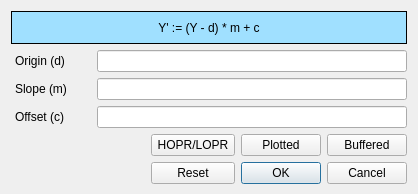
<?xml version="1.0" encoding="UTF-8"?>
<ui version="4.0">
 <class>QEStripChartAdjustPVDialog</class>
 <widget class="QWidget" name="QEStripChartAdjustPVDialog">
  <property name="geometry">
   <rect>
    <x>0</x>
    <y>0</y>
    <width>418</width>
    <height>194</height>
   </rect>
  </property>
  <property name="windowTitle">
   <string>Strip Chart Times</string>
  </property>
  <widget class="QWidget" name="layoutWidget">
   <property name="geometry">
    <rect>
     <x>11</x>
     <y>11</y>
     <width>396</width>
     <height>173</height>
    </rect>
   </property>
   <layout class="QVBoxLayout" name="verticalLayout">
    <item>
     <widget class="QLabel" name="title">
      <property name="minimumSize">
       <size>
        <width>0</width>
        <height>18</height>
       </size>
      </property>
      <property name="styleSheet">
       <string notr="true">QWidget  { background-color: #a0e0ff; }</string>
      </property>
      <property name="frameShape">
       <enum>QFrame::Box</enum>
      </property>
      <property name="frameShadow">
       <enum>QFrame::Plain</enum>
      </property>
      <property name="text">
       <string>Y' := (Y - d) * m + c</string>
      </property>
      <property name="alignment">
       <set>Qt::AlignCenter</set>
      </property>
     </widget>
    </item>
    <item>
     <layout class="QHBoxLayout" name="horizontalLayout">
      <item>
       <widget class="QLabel" name="label">
        <property name="minimumSize">
         <size>
          <width>80</width>
          <height>0</height>
         </size>
        </property>
        <property name="text">
         <string>Origin (d)   </string>
        </property>
        <property name="indent">
         <number>4</number>
        </property>
       </widget>
      </item>
      <item>
       <widget class="QLineEdit" name="originEdit">
        <property name="minimumSize">
         <size>
          <width>240</width>
          <height>0</height>
         </size>
        </property>
        <property name="maxLength">
         <number>22</number>
        </property>
       </widget>
      </item>
     </layout>
    </item>
    <item>
     <layout class="QHBoxLayout" name="horizontalLayout_2">
      <item>
       <widget class="QLabel" name="label_2">
        <property name="minimumSize">
         <size>
          <width>80</width>
          <height>0</height>
         </size>
        </property>
        <property name="text">
         <string>Slope (m)</string>
        </property>
        <property name="indent">
         <number>4</number>
        </property>
       </widget>
      </item>
      <item>
       <widget class="QLineEdit" name="slopeEdit">
        <property name="minimumSize">
         <size>
          <width>240</width>
          <height>0</height>
         </size>
        </property>
        <property name="maxLength">
         <number>22</number>
        </property>
       </widget>
      </item>
     </layout>
    </item>
    <item>
     <layout class="QHBoxLayout" name="horizontalLayout_5">
      <item>
       <widget class="QLabel" name="label_3">
        <property name="minimumSize">
         <size>
          <width>80</width>
          <height>0</height>
         </size>
        </property>
        <property name="text">
         <string>Offset (c)</string>
        </property>
        <property name="indent">
         <number>4</number>
        </property>
       </widget>
      </item>
      <item>
       <widget class="QLineEdit" name="offsetEdit">
        <property name="minimumSize">
         <size>
          <width>240</width>
          <height>0</height>
         </size>
        </property>
        <property name="maxLength">
         <number>22</number>
        </property>
       </widget>
      </item>
     </layout>
    </item>
    <item>
     <layout class="QHBoxLayout" name="horizontalLayout_4">
      <item>
       <spacer name="horizontalSpacer_2">
        <property name="orientation">
         <enum>Qt::Horizontal</enum>
        </property>
        <property name="sizeHint" stdset="0">
         <size>
          <width>128</width>
          <height>20</height>
         </size>
        </property>
       </spacer>
      </item>
      <item>
       <widget class="QPushButton" name="loprHoprButton">
        <property name="minimumSize">
         <size>
          <width>84</width>
          <height>0</height>
         </size>
        </property>
        <property name="text">
         <string>HOPR/LOPR</string>
        </property>
       </widget>
      </item>
      <item>
       <widget class="QPushButton" name="plottedButton">
        <property name="text">
         <string>Plotted</string>
        </property>
       </widget>
      </item>
      <item>
       <widget class="QPushButton" name="bufferedButton">
        <property name="text">
         <string>Buffered</string>
        </property>
       </widget>
      </item>
     </layout>
    </item>
    <item>
     <layout class="QHBoxLayout" name="horizontalLayout_3">
      <item>
       <spacer name="horizontalSpacer">
        <property name="orientation">
         <enum>Qt::Horizontal</enum>
        </property>
        <property name="sizeHint" stdset="0">
         <size>
          <width>40</width>
          <height>20</height>
         </size>
        </property>
       </spacer>
      </item>
      <item>
       <widget class="QPushButton" name="resetButton">
        <property name="minimumSize">
         <size>
          <width>84</width>
          <height>0</height>
         </size>
        </property>
        <property name="text">
         <string>Reset</string>
        </property>
       </widget>
      </item>
      <item>
       <widget class="QDialogButtonBox" name="buttonBox">
        <property name="standardButtons">
         <set>QDialogButtonBox::Cancel|QDialogButtonBox::Ok</set>
        </property>
       </widget>
      </item>
     </layout>
    </item>
   </layout>
  </widget>
 </widget>
 <resources/>
 <connections/>
</ui>
